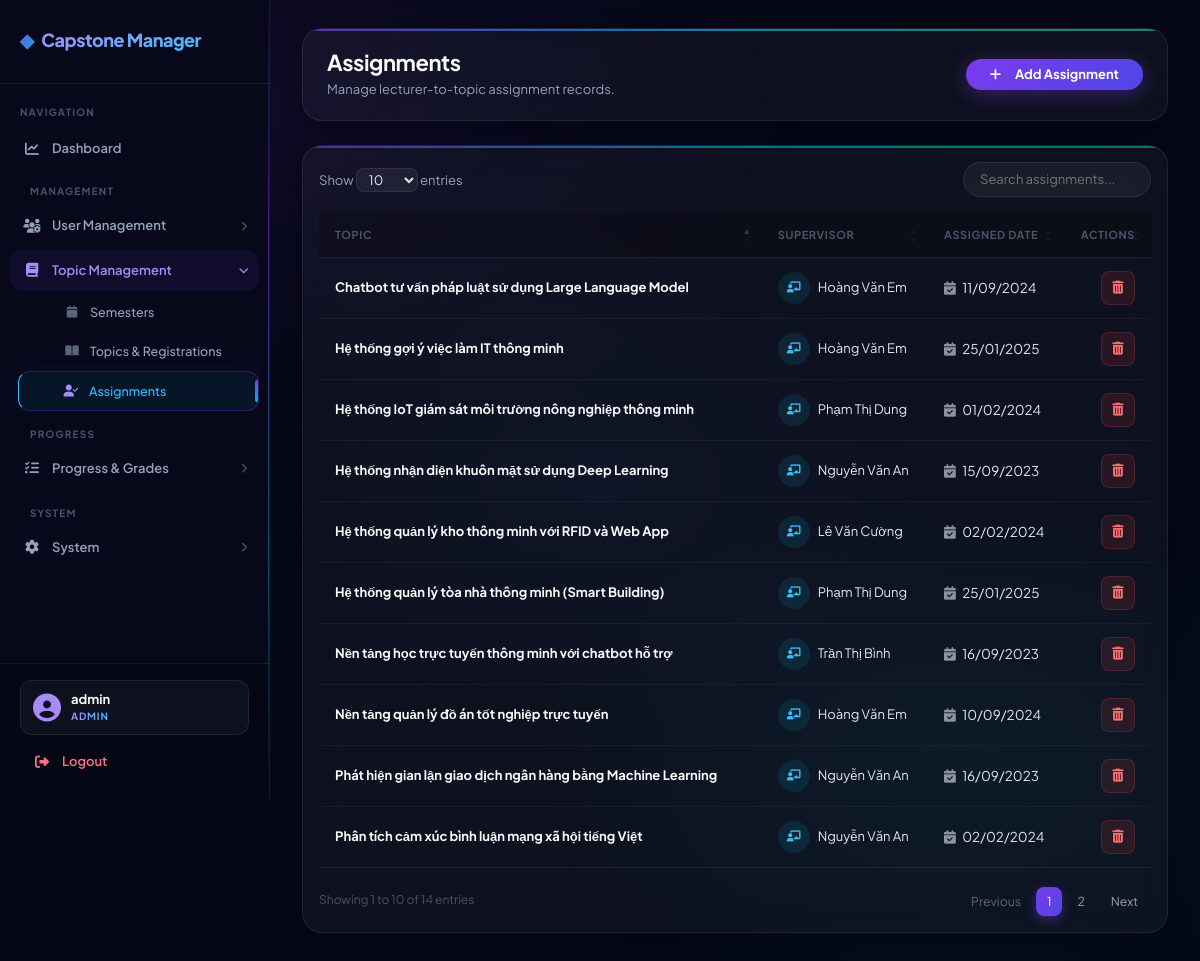
Page /index.php?page=assignments (signed in) on the committed database.
### tables this page shows
CREATE TABLE topic_assignments (
  id          INT UNSIGNED AUTO_INCREMENT PRIMARY KEY,
  topic_id    INT UNSIGNED NOT NULL,
  lecturer_id INT UNSIGNED NOT NULL,
  assigned_at DATETIME     NOT NULL,
  UNIQUE KEY uq_topic_lecturer (topic_id, lecturer_id),
  FOREIGN KEY (topic_id)    REFERENCES topics(id)    ON DELETE CASCADE,
  FOREIGN KEY (lecturer_id) REFERENCES lecturers(id) ON DELETE CASCADE
);

CREATE TABLE topics (
  id          INT UNSIGNED AUTO_INCREMENT PRIMARY KEY,
  title       VARCHAR(255) NOT NULL,
  description TEXT         DEFAULT NULL,
  keywords    VARCHAR(255) DEFAULT NULL,
  semester_id INT UNSIGNED NOT NULL,
  created_by  INT UNSIGNED DEFAULT NULL,
  status      ENUM('draft','pending','approved','rejected') NOT NULL DEFAULT 'pending',
  created_at  TIMESTAMP DEFAULT CURRENT_TIMESTAMP,
  FOREIGN KEY (semester_id) REFERENCES semesters(id),
  FOREIGN KEY (created_by)  REFERENCES users(id) ON DELETE SET NULL
);

CREATE TABLE lecturers (
  id        INT UNSIGNED AUTO_INCREMENT PRIMARY KEY,
  user_id   INT UNSIGNED NOT NULL UNIQUE,
  full_name VARCHAR(150) NOT NULL,
  expertise VARCHAR(255) DEFAULT NULL,
  created_at TIMESTAMP DEFAULT CURRENT_TIMESTAMP,
  FOREIGN KEY (user_id) REFERENCES users(id) ON DELETE CASCADE
);

### app/controllers/AssignmentController.php (called while the page is built, shortened)
<?php
class AssignmentController {
    private $assignmentModel;
    public function __construct() {
        $this->assignmentModel = new TopicAssignment();
    }
    public function index() {
        $assignments = $this->assignmentModel->getAll();
        require '../app/views/assignments/index.php';
    }
}

### core/Database.php (called while the page is built)
<?php
class Database {
    private static $instance = null;
    private $conn;
    private $host = "localhost";
    private $dbname = "capstone_manager";
    private $username = "root";
    private $password = "";
    private function __construct(){
        try{
            $this->conn = new PDO(
                "mysql:host={$this->host};dbname={$this->dbname};charset=utf8mb4",
                $this->username,
                $this->password
            );
            $this->conn->setAttribute(
                PDO::ATTR_ERRMODE,
                PDO::ERRMODE_EXCEPTION
            );
            $this->conn->setAttribute(
                PDO::ATTR_DEFAULT_FETCH_MODE,
                PDO::FETCH_ASSOC
            );
        }catch(PDOException $e){
            die("Database Error: " . $e->getMessage());
        }
    }
    public static function getInstance(){
        if(self::$instance == null){
            self::$instance = new Database();
        }
        return self::$instance;
    }
    public function getConnection(){
        return $this->conn;
    }
}

### app/models/TopicAssignment.php (called while the page is built, shortened)
<?php
class TopicAssignment {
    private $conn;
    public function __construct() {
        $this->conn = Database::getInstance()->getConnection();
    }
    public function getAll() {
        $sql = "SELECT ta.*, t.title as topic_title, l.full_name as lecturer_name
                FROM topic_assignments ta
                JOIN topics t ON ta.topic_id = t.id
                JOIN lecturers l ON ta.lecturer_id = l.id
                ORDER BY ta.id DESC";
        return $this->conn->query($sql)->fetchAll(PDO::FETCH_ASSOC);
    }
}

### app/views/assignments/index.php (the view, shortened to what this page needs)
<?php require '../app/views/layouts/header.php'; ?>
<?php require '../app/views/layouts/sidebar.php'; ?>
<div class="main-content">
    <div class="page-header mb-4" data-aos="fade-down">
        <div>
            <h2 class="fw-bold mb-1">Assignments</h2>
            <p class="mb-0" style="color:var(--text-muted);font-size:13px;">Manage lecturer-to-topic assignment records.</p>
        </div>
        <a href="index.php?page=assignment-create" class="btn btn-primary rounded-pill px-4 fw-bold">
            <i class="fa-solid fa-plus me-2"></i>Add Assignment
        </a>
    </div>
    <div class="table-container" data-aos="fade-up" data-aos-delay="50">
        <div class="table-responsive p-3">
            <table class="table table-hover mb-0" id="assignmentsTable">
                <thead>
                    <tr>
                        <th class="ps-4">Topic</th>
                        <th>Supervisor</th>
                        <th>Assigned Date</th>
                        <th class="text-end pe-4">Actions</th>
                    </tr>
                </thead>
                <tbody>
                    <?php if (!empty($assignments)): ?>
                        <?php foreach ($assignments as $a): ?>
                            <tr>
                                <td class="ps-4">
                                    <div class="fw-bold" style="color:var(--text-bright);font-size:13px;">
                                        <?= htmlspecialchars($a['topic_title']) ?>
                                    </div>
                                </td>
                                <td>
                                    <div class="d-flex align-items-center gap-2">
                                        <div class="avatar-icon" style="background:rgba(6,182,212,0.12);color:#38bdf8;">
                                            <i class="fa-solid fa-chalkboard-teacher" style="font-size:11px;"></i>
                                        </div>
                                        <span style="font-size:13px;color:var(--text);">
                                            <?= htmlspecialchars($a['lecturer_name']) ?>
                                        </span>
                                    </div>
                                </td>
                                <td>
                                    <span class="sem-badge">
                                        <i class="fa fa-calendar-check me-1" style="opacity:.6;"></i>
                                        <?= date('d/m/Y', strtotime($a['assigned_at'])) ?>
                                    </span>
                                </td>
                                <td class="text-end pe-4">
                                    <a href="index.php?page=assignment-delete&id=<?= $a['id'] ?>"
                                       class="icon-btn icon-btn-danger btn-delete"
                                       onclick="return confirm('Delete this assignment?')" title="Delete">
                                        <i class="fa-solid fa-trash-can"></i>
                                    </a>
                                </td>
                            </tr>
                        <?php endforeach; ?>
                    <?php endif; ?>
                </tbody>
            </table>
        </div>
    </div>
</div>
<?php require '../app/views/layouts/footer.php'; ?>

### rows in the picture
topic_assignments: topic.title "Hệ thống quản lý tòa nhà thông minh (Smart Building)", lecturer.full_name "Phạm Thị Dung", assigned_at "25/01/2025"
topic_assignments: topic.title "Hệ thống gợi ý việc làm IT thông minh", lecturer.full_name "Hoàng Văn Em", assigned_at "25/01/2025"
topic_assignments: topic.title "Chatbot tư vấn pháp luật sử dụng Large Language Model", lecturer.full_name "Hoàng Văn Em", assigned_at "11/09/2024"
topic_assignments: topic.title "Nền tảng quản lý đồ án tốt nghiệp trực tuyến", lecturer.full_name "Hoàng Văn Em", assigned_at "10/09/2024"
topic_assignments: topic.title "Phân tích cảm xúc bình luận mạng xã hội tiếng Việt", lecturer.full_name "Nguyễn Văn An", assigned_at "02/02/2024"
topic_assignments: topic.title "Hệ thống quản lý kho thông minh với RFID và Web App", lecturer.full_name "Lê Văn Cường", assigned_at "02/02/2024"
topic_assignments: topic.title "Hệ thống IoT giám sát môi trường nông nghiệp thông minh", lecturer.full_name "Phạm Thị Dung", assigned_at "01/02/2024"
topic_assignments: topic.title "Nền tảng học trực tuyến thông minh với chatbot hỗ trợ", lecturer.full_name "Trần Thị Bình", assigned_at "16/09/2023"
topic_assignments: topic.title "Phát hiện gian lận giao dịch ngân hàng bằng Machine Learning", lecturer.full_name "Nguyễn Văn An", assigned_at "16/09/2023"
topic_assignments: topic.title "Hệ thống nhận diện khuôn mặt sử dụng Deep Learning", lecturer.full_name "Nguyễn Văn An", assigned_at "15/09/2023"

### other values in the picture
explode('@', $email)[0] "admin"
$_SESSION['user']['role'] "ADMIN"
